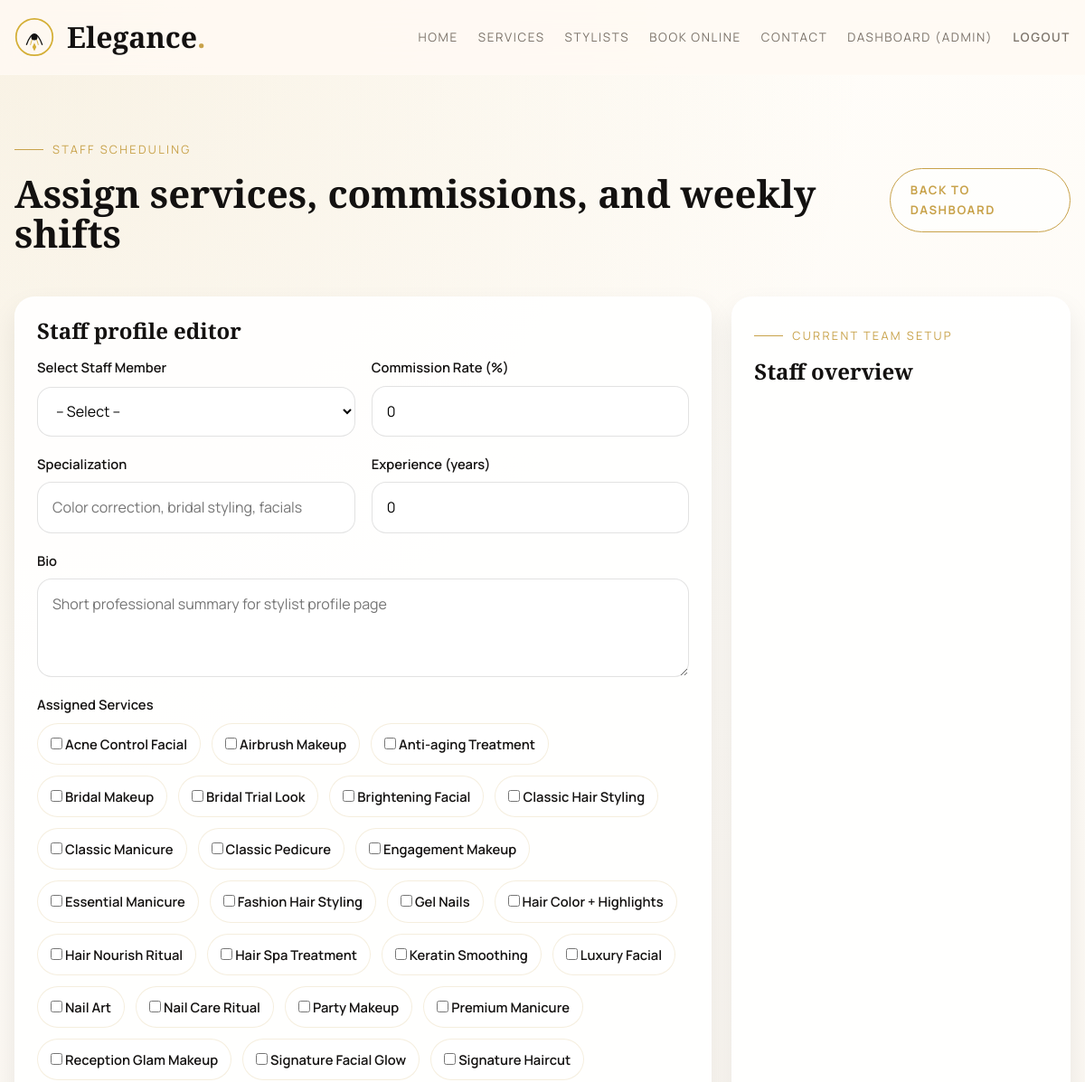
The app's page /staff.php (signed in, upper part), older data.
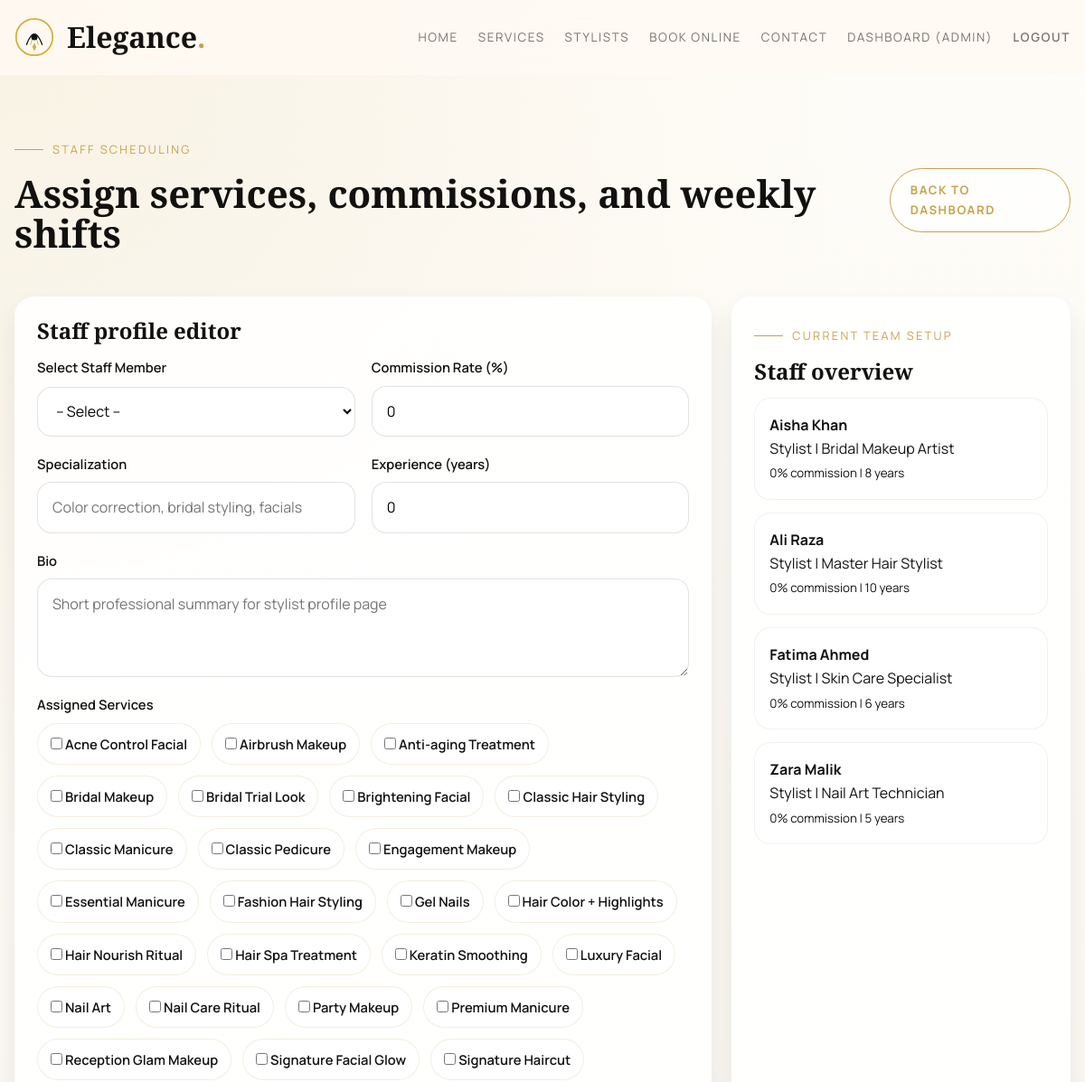
The same page, newer data.
### tables this page shows
CREATE TABLE IF NOT EXISTS `services` (
  `id` INT AUTO_INCREMENT PRIMARY KEY,
  `name` VARCHAR(100) NOT NULL,
  `description` TEXT,
  `duration` INT NOT NULL COMMENT 'duration in minutes',
  `price` DECIMAL(10,2) NOT NULL,
  `category` VARCHAR(100) DEFAULT 'Signature Care',
  `featured_image` VARCHAR(255) DEFAULT NULL
);

CREATE TABLE IF NOT EXISTS `staff` (
  `id` INT AUTO_INCREMENT PRIMARY KEY,
  `user_id` INT NOT NULL,
  `commission_rate` DECIMAL(5,2) DEFAULT 0.00,
  `services` TEXT COMMENT 'comma separated service ids',
  `specialization` VARCHAR(150) DEFAULT NULL,
  `experience_years` INT DEFAULT 0,
  `bio` TEXT DEFAULT NULL,
  FOREIGN KEY (`user_id`) REFERENCES `users`(`id`) ON DELETE CASCADE
);

CREATE TABLE IF NOT EXISTS `users` (
  `id` INT AUTO_INCREMENT PRIMARY KEY,
  `name` VARCHAR(100) NOT NULL,
  `username` VARCHAR(100) DEFAULT NULL,
  `email` VARCHAR(100) NOT NULL UNIQUE,
  `phone` VARCHAR(20),
  `password` VARCHAR(255) NOT NULL,
  `role` ENUM('admin', 'receptionist', 'stylist', 'client') DEFAULT 'client',
  `avatar` VARCHAR(255) DEFAULT NULL,
  `created_at` TIMESTAMP DEFAULT CURRENT_TIMESTAMP
);

### staff.php (the view, shortened to what this page needs)
<?php
require_once 'includes/db.php';
$staffUsers = $pdo->query("
    SELECT u.id, u.name, u.role, s.commission_rate, s.services, s.specialization, s.experience_years, s.bio
    FROM users u
    LEFT JOIN staff s ON u.id = s.user_id
    WHERE u.role IN ('stylist', 'receptionist')
    ORDER BY u.role ASC, u.name ASC
")->fetchAll();
$allServices = $pdo->query("SELECT id, name FROM services ORDER BY name ASC")->fetchAll();
include 'includes/header.php';
?>
<div class="container py-2">
    <div class="flex flex-between mb-2">
        <div>
            <span class="eyebrow">Staff Scheduling</span>
            <h2>Assign services, commissions, and weekly shifts</h2>
        </div>
        <a href="/salon-management/admin/dashboard.php" class="btn btn-outline-gold">Back to Dashboard</a>
    </div>
    <div class="dashboard-grid">
        <div class="form-card" style="grid-column: span 2; margin-top:0;">
            <h3 class="mb-1">Staff profile editor</h3>
            <form action="staff.php" method="POST" id="staff-form">
                <div class="dashboard-grid" style="grid-template-columns: repeat(2, minmax(0, 1fr)); gap:18px;">
                    <div class="form-group">
                        <label>Select Staff Member</label>
                        <select name="user_id" id="user_id" class="form-control" required>
                            <option value="">-- Select --</option>
                        </select>
                    </div>
                    <div class="form-group">
                        <label>Commission Rate (%)</label>
                        <input type="number" step="0.01" name="commission_rate" id="commission_rate" class="form-control" required min="0" max="100" value="0">
                    </div>
                    <div class="form-group">
                        <label>Specialization</label>
                        <input type="text" name="specialization" id="specialization" class="form-control" placeholder="Color correction, bridal styling, facials">
                    </div>
                    <div class="form-group">
                        <label>Experience (years)</label>
                        <input type="number" name="experience_years" id="experience_years" class="form-control" min="0" value="0">
                    </div>
                </div>
                <div class="form-group">
                    <label>Bio</label>
                    <textarea name="bio" id="bio" class="form-control" rows="3" placeholder="Short professional summary for stylist profile page"></textarea>
                </div>
                <div class="form-group">
                    <label>Assigned Services</label>
                    <div class="tag-row">
                        <?php foreach ($allServices as $service): ?>
                            <label class="tag"><input type="checkbox" name="services[]" value="<?php echo $service['id']; ?>" class="service-cb"> <?php echo htmlspecialchars($service['name']); ?></label>
                        <?php endforeach; ?>
                    </div>
                </div>
            </form>
        </div>
        <div class="detail-card">
            <span class="eyebrow">Current Team Setup</span>
            <h3>Staff overview</h3>
            <div class="history-list">
                <?php foreach ($staffUsers as $staff): ?>
                    <div class="history-item">
                        <strong><?php echo htmlspecialchars($staff['name']); ?></strong>
                        <div><?php echo ucfirst($staff['role']); ?> | <?php echo htmlspecialchars($staff['specialization'] ?: 'Specialization pending'); ?></div>
                        <small><?php echo (float) ($staff['commission_rate'] ?? 0); ?>% commission | <?php echo (int) ($staff['experience_years'] ?? 0); ?> years</small>
                    </div>
                <?php endforeach; ?>
            </div>
        </div>
    </div>
</div>
<?php include 'includes/footer.php'; ?>

Row changes from the older to the newer data that the page shows:
added staff: user.name "Aisha Khan", user.role "Stylist", specialization "Bridal Makeup Artist", commission_rate "0", experience_years "8"
added staff: user.name "Ali Raza", user.role "Stylist", specialization "Master Hair Stylist", commission_rate "0", experience_years "10"
added staff: user.name "Fatima Ahmed", user.role "Stylist", specialization "Skin Care Specialist", commission_rate "0", experience_years "6"
added staff: user.name "Zara Malik", user.role "Stylist", specialization "Nail Art Technician", commission_rate "0", experience_years "5"
